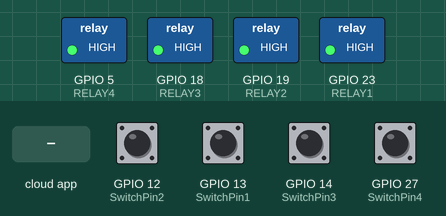
Bench run of a sketch on a simulated ESP32. Parts: switched loads named in the sketch (green lamp = pin HIGH). Inputs (shaded band) come from the test bench; at power-on: GPIO 12 (SwitchPin2), GPIO 13 (SwitchPin1), GPIO 14 (SwitchPin3), GPIO 27 (SwitchPin4) HIGH. WiFi joins after 1.5 s; servers stay silent unless stated; the Firebase database answers and starts empty; what the sketch prints to the serial monitor is not drawn.

Above: at 2.7 s.
2.8 s: the phone or cloud app sets relay1 to 1
At 4.0 s:
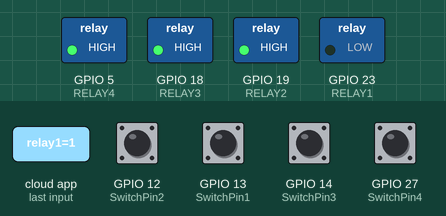
4.3 s: the phone or cloud app sets relay2 to 1
At 6.0 s:
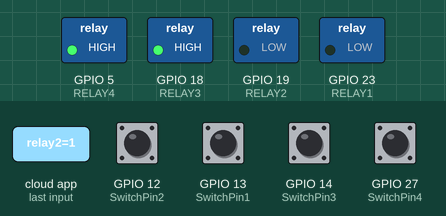
6.3 s: the phone or cloud app sets relay3 to 1
At 8.0 s:
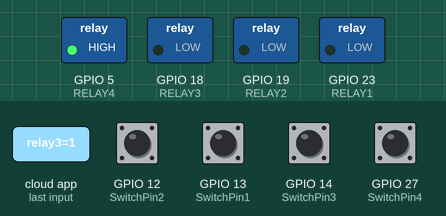
8.3 s: the phone or cloud app sets relay4 to 1
At 9.1 s:
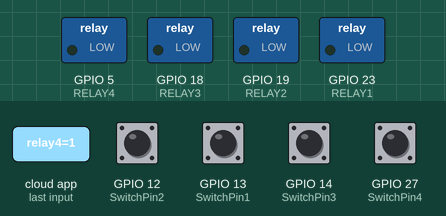
10.3 s: GPIO 12 (SwitchPin2) pulled LOW for 1 s
At 13.0 s:
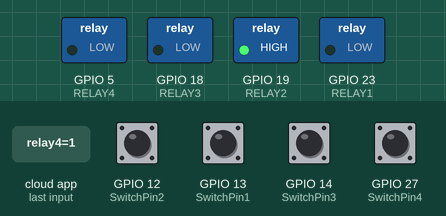
13.9 s: the phone or cloud app sets relay1 to 0
At 15.3 s:
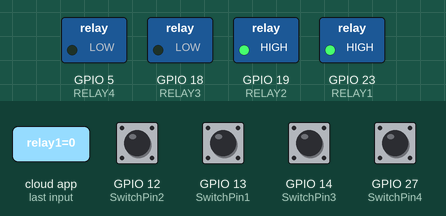
Timing chart, 0 to 16.5 s (numbered marks = the images above; inputs shaded):
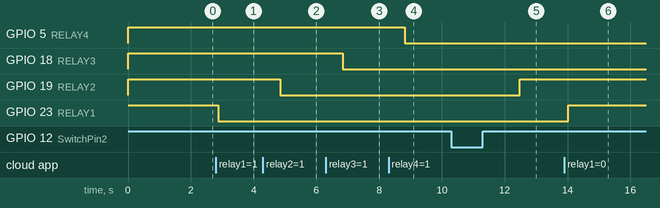

Measured:
- after the input at 2.8 s, GPIO 23 (RELAY1): HIGH → LOW after 0.07 s
- after the input at 4.3 s, GPIO 19 (RELAY2): HIGH → LOW after 0.56 s
- after the input at 6.3 s, GPIO 18 (RELAY3): HIGH → LOW after 0.54 s
- after the input at 8.3 s, GPIO 5 (RELAY4): HIGH → LOW after 0.52 s
- after the input at 10.3 s, GPIO 19 (RELAY2): LOW → HIGH after 2.2 s
- after the input at 13.9 s, GPIO 23 (RELAY1): LOW → HIGH after 0.12 s

The sketch:

smarthomes.ino
```cpp
// (licence header left out)
#include <WiFi.h>
#include <Firebase_ESP_Client.h>
#include <AceButton.h>
using namespace ace_button;

// Wi-Fi credentials
const char* ssid = "";  //WiFi Name
const char* password = "";  //WiFi Password

// Firebase credentials
#define API_KEY ""
#define DATABASE_URL ""
#define USER_EMAIL ""
#define USER_PASSWORD ""

// Relay GPIOs (active LOW)
#define RELAY1 23
#define RELAY2 19
#define RELAY3 18
#define RELAY4 5

// Button GPIOs
#define SwitchPin1 13
#define SwitchPin2 12
#define SwitchPin3 14
#define SwitchPin4 27

// Firebase setup
FirebaseData fbdo;
FirebaseAuth auth;
FirebaseConfig config;

// AceButtons
AceButton button1(SwitchPin1);
AceButton button2(SwitchPin2);
AceButton button3(SwitchPin3);
AceButton button4(SwitchPin4);

// Callback for button events
void handleEvent(AceButton* button, uint8_t eventType, uint8_t /* buttonState */) {
  if (eventType != AceButton::kEventReleased) return;

  int id = button->getPin();
  bool currentState;

  switch (id) {
    case SwitchPin1:
      currentState = digitalRead(RELAY1) == LOW; // true if ON
      digitalWrite(RELAY1, currentState ? HIGH : LOW); // toggle
      Firebase.RTDB.setBool(&fbdo, "/relay1", !currentState);
      break;

    case SwitchPin2:
      currentState = digitalRead(RELAY2) == LOW;
      digitalWrite(RELAY2, currentState ? HIGH : LOW);
      Firebase.RTDB.setBool(&fbdo, "/relay2", !currentState);
      break;

    case SwitchPin3:
      currentState = digitalRead(RELAY3) == LOW;
      digitalWrite(RELAY3, currentState ? HIGH : LOW);
      Firebase.RTDB.setBool(&fbdo, "/relay3", !currentState);
      break;

    case SwitchPin4:
      currentState = digitalRead(RELAY4) == LOW;
      digitalWrite(RELAY4, currentState ? HIGH : LOW);
      Firebase.RTDB.setBool(&fbdo, "/relay4", !currentState);
      break;
  }
}


void setup() {
  Serial.begin(115200);

  // Setup relay pins
  pinMode(RELAY1, OUTPUT);
  pinMode(RELAY2, OUTPUT);
  pinMode(RELAY3, OUTPUT);
  pinMode(RELAY4, OUTPUT);

  // Set relays OFF (HIGH for active-low)
  digitalWrite(RELAY1, HIGH);
  digitalWrite(RELAY2, HIGH);
  digitalWrite(RELAY3, HIGH);
  digitalWrite(RELAY4, HIGH);

  // Setup button pins
  pinMode(SwitchPin1, INPUT_PULLUP);
  pinMode(SwitchPin2, INPUT_PULLUP);
  pinMode(SwitchPin3, INPUT_PULLUP);
  pinMode(SwitchPin4, INPUT_PULLUP);

  // Attach AceButtons and set event handler
  ButtonConfig* config1 = button1.getButtonConfig();
  ButtonConfig* config2 = button2.getButtonConfig();
  ButtonConfig* config3 = button3.getButtonConfig();
  ButtonConfig* config4 = button4.getButtonConfig();

  config1->setEventHandler(handleEvent);
  config2->setEventHandler(handleEvent);
  config3->setEventHandler(handleEvent);
  config4->setEventHandler(handleEvent);

  WiFi.begin(ssid, password);
  Serial.print("Connecting to Wi-Fi");
  while (WiFi.status() != WL_CONNECTED) {
    Serial.print(".");
    delay(500);
  }
  Serial.println(" Connected!");

  config.api_key = API_KEY;
  auth.user.email = USER_EMAIL;
  auth.user.password = USER_PASSWORD;
  config.database_url = DATABASE_URL;

  Firebase.begin(&config, &auth);
  Firebase.reconnectWiFi(true);
}

void loop() {
  // Check Firebase for updates
  if (Firebase.ready()) {
    bool r1, r2, r3, r4;

    if (Firebase.RTDB.getBool(&fbdo, "/relay1")) {
      r1 = fbdo.boolData();
      digitalWrite(RELAY1, r1 ? LOW : HIGH);
    }

    if (Firebase.RTDB.getBool(&fbdo, "/relay2")) {
      r2 = fbdo.boolData();
      digitalWrite(RELAY2, r2 ? LOW : HIGH);
    }

    if (Firebase.RTDB.getBool(&fbdo, "/relay3")) {
      r3 = fbdo.boolData();
      digitalWrite(RELAY3, r3 ? LOW : HIGH);
    }

    if (Firebase.RTDB.getBool(&fbdo, "/relay4")) {
      r4 = fbdo.boolData();
      digitalWrite(RELAY4, r4 ? LOW : HIGH);
    }
  }

  // Update AceButton logic
  button1.check();
  button2.check();
  button3.check();
  button4.check();

  delay(10);  // Short delay for stable button checking
}
```
